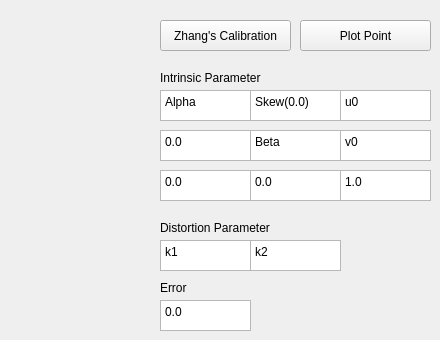
       <widget class="QWidget" name="tab_1">
        <attribute name="title">
         <string>Mono Calibration</string>
        </attribute>
        <widget class="QPushButton" name="zhang">
         <property name="geometry">
          <rect>
           <x>160</x>
           <y>20</y>
           <width>131</width>
           <height>31</height>
          </rect>
         </property>
         <property name="text">
          <string>Zhang's Calibration</string>
         </property>
        </widget>
        <widget class="QPushButton" name="plot_point">
         <property name="geometry">
          <rect>
           <x>300</x>
           <y>20</y>
           <width>131</width>
           <height>31</height>
          </rect>
         </property>
         <property name="text">
          <string>Plot Point</string>
         </property>
        </widget>
        <widget class="QLabel" name="label">
         <property name="geometry">
          <rect>
           <x>160</x>
           <y>70</y>
           <width>111</width>
           <height>16</height>
          </rect>
         </property>
         <property name="text">
          <string>Intrinsic Parameter</string>
         </property>
        </widget>
        <widget class="QTextEdit" name="textAlpha">
         <property name="geometry">
          <rect>
           <x>160</x>
           <y>90</y>
           <width>91</width>
           <height>31</height>
          </rect>
         </property>
         <property name="html">
          <string>&lt;!DOCTYPE HTML PUBLIC &quot;-//W3C//DTD HTML 4.0//EN&quot; &quot;http://www.w3.org/TR/REC-html40/strict.dtd&quot;&gt;
&lt;html&gt;&lt;head&gt;&lt;meta name=&quot;qrichtext&quot; content=&quot;1&quot; /&gt;&lt;meta charset=&quot;utf-8&quot; /&gt;&lt;style type=&quot;text/css&quot;&gt;
p, li { white-space: pre-wrap; }
hr { height: 1px; border-width: 0; }
li.unchecked::marker { content: &quot;\2610&quot;; }
li.checked::marker { content: &quot;\2612&quot;; }
&lt;/style&gt;&lt;/head&gt;&lt;body style=&quot; font-family:'맑은 고딕'; font-size:9pt; font-weight:400; font-style:normal;&quot;&gt;
&lt;p style=&quot; margin-top:0px; margin-bottom:0px; margin-left:0px; margin-right:0px; -qt-block-indent:0; text-indent:0px;&quot;&gt;Alpha&lt;/p&gt;&lt;/body&gt;&lt;/html&gt;</string>
         </property>
        </widget>
        <widget class="QTextEdit" name="textSkew">
         <property name="geometry">
          <rect>
           <x>250</x>
           <y>90</y>
           <width>91</width>
           <height>31</height>
          </rect>
         </property>
         <property name="html">
          <string>&lt;!DOCTYPE HTML PUBLIC &quot;-//W3C//DTD HTML 4.0//EN&quot; &quot;http://www.w3.org/TR/REC-html40/strict.dtd&quot;&gt;
&lt;html&gt;&lt;head&gt;&lt;meta name=&quot;qrichtext&quot; content=&quot;1&quot; /&gt;&lt;meta charset=&quot;utf-8&quot; /&gt;&lt;style type=&quot;text/css&quot;&gt;
p, li { white-space: pre-wrap; }
hr { height: 1px; border-width: 0; }
li.unchecked::marker { content: &quot;\2610&quot;; }
li.checked::marker { content: &quot;\2612&quot;; }
&lt;/style&gt;&lt;/head&gt;&lt;body style=&quot; font-family:'맑은 고딕'; font-size:9pt; font-weight:400; font-style:normal;&quot;&gt;
&lt;p style=&quot; margin-top:0px; margin-bottom:0px; margin-left:0px; margin-right:0px; -qt-block-indent:0; text-indent:0px;&quot;&gt;Skew(0.0)&lt;/p&gt;&lt;/body&gt;&lt;/html&gt;</string>
         </property>
        </widget>
        <widget class="QTextEdit" name="textU0">
         <property name="geometry">
          <rect>
           <x>340</x>
           <y>90</y>
           <width>91</width>
           <height>31</height>
          </rect>
         </property>
         <property name="html">
          <string>&lt;!DOCTYPE HTML PUBLIC &quot;-//W3C//DTD HTML 4.0//EN&quot; &quot;http://www.w3.org/TR/REC-html40/strict.dtd&quot;&gt;
&lt;html&gt;&lt;head&gt;&lt;meta name=&quot;qrichtext&quot; content=&quot;1&quot; /&gt;&lt;meta charset=&quot;utf-8&quot; /&gt;&lt;style type=&quot;text/css&quot;&gt;
p, li { white-space: pre-wrap; }
hr { height: 1px; border-width: 0; }
li.unchecked::marker { content: &quot;\2610&quot;; }
li.checked::marker { content: &quot;\2612&quot;; }
&lt;/style&gt;&lt;/head&gt;&lt;body style=&quot; font-family:'맑은 고딕'; font-size:9pt; font-weight:400; font-style:normal;&quot;&gt;
&lt;p style=&quot; margin-top:0px; margin-bottom:0px; margin-left:0px; margin-right:0px; -qt-block-indent:0; text-indent:0px;&quot;&gt;u0&lt;/p&gt;&lt;/body&gt;&lt;/html&gt;</string>
         </property>
        </widget>
        <widget class="QTextEdit" name="textZero_1">
         <property name="geometry">
          <rect>
           <x>160</x>
           <y>130</y>
           <width>91</width>
           <height>31</height>
          </rect>
         </property>
         <property name="html">
          <string>&lt;!DOCTYPE HTML PUBLIC &quot;-//W3C//DTD HTML 4.0//EN&quot; &quot;http://www.w3.org/TR/REC-html40/strict.dtd&quot;&gt;
&lt;html&gt;&lt;head&gt;&lt;meta name=&quot;qrichtext&quot; content=&quot;1&quot; /&gt;&lt;meta charset=&quot;utf-8&quot; /&gt;&lt;style type=&quot;text/css&quot;&gt;
p, li { white-space: pre-wrap; }
hr { height: 1px; border-width: 0; }
li.unchecked::marker { content: &quot;\2610&quot;; }
li.checked::marker { content: &quot;\2612&quot;; }
&lt;/style&gt;&lt;/head&gt;&lt;body style=&quot; font-family:'맑은 고딕'; font-size:9pt; font-weight:400; font-style:normal;&quot;&gt;
&lt;p style=&quot; margin-top:0px; margin-bottom:0px; margin-left:0px; margin-right:0px; -qt-block-indent:0; text-indent:0px;&quot;&gt;0.0&lt;/p&gt;&lt;/body&gt;&lt;/html&gt;</string>
         </property>
        </widget>
        <widget class="QTextEdit" name="textBeta">
         <property name="geometry">
          <rect>
           <x>250</x>
           <y>130</y>
           <width>91</width>
           <height>31</height>
          </rect>
         </property>
         <property name="html">
          <string>&lt;!DOCTYPE HTML PUBLIC &quot;-//W3C//DTD HTML 4.0//EN&quot; &quot;http://www.w3.org/TR/REC-html40/strict.dtd&quot;&gt;
&lt;html&gt;&lt;head&gt;&lt;meta name=&quot;qrichtext&quot; content=&quot;1&quot; /&gt;&lt;meta charset=&quot;utf-8&quot; /&gt;&lt;style type=&quot;text/css&quot;&gt;
p, li { white-space: pre-wrap; }
hr { height: 1px; border-width: 0; }
li.unchecked::marker { content: &quot;\2610&quot;; }
li.checked::marker { content: &quot;\2612&quot;; }
&lt;/style&gt;&lt;/head&gt;&lt;body style=&quot; font-family:'맑은 고딕'; font-size:9pt; font-weight:400; font-style:normal;&quot;&gt;
&lt;p style=&quot; margin-top:0px; margin-bottom:0px; margin-left:0px; margin-right:0px; -qt-block-indent:0; text-indent:0px;&quot;&gt;Beta&lt;/p&gt;&lt;/body&gt;&lt;/html&gt;</string>
         </property>
        </widget>
        <widget class="QTextEdit" name="textV0">
         <property name="geometry">
          <rect>
           <x>340</x>
           <y>130</y>
           <width>91</width>
           <height>31</height>
          </rect>
         </property>
         <property name="html">
          <string>&lt;!DOCTYPE HTML PUBLIC &quot;-//W3C//DTD HTML 4.0//EN&quot; &quot;http://www.w3.org/TR/REC-html40/strict.dtd&quot;&gt;
&lt;html&gt;&lt;head&gt;&lt;meta name=&quot;qrichtext&quot; content=&quot;1&quot; /&gt;&lt;meta charset=&quot;utf-8&quot; /&gt;&lt;style type=&quot;text/css&quot;&gt;
p, li { white-space: pre-wrap; }
hr { height: 1px; border-width: 0; }
li.unchecked::marker { content: &quot;\2610&quot;; }
li.checked::marker { content: &quot;\2612&quot;; }
&lt;/style&gt;&lt;/head&gt;&lt;body style=&quot; font-family:'맑은 고딕'; font-size:9pt; font-weight:400; font-style:normal;&quot;&gt;
&lt;p style=&quot; margin-top:0px; margin-bottom:0px; margin-left:0px; margin-right:0px; -qt-block-indent:0; text-indent:0px;&quot;&gt;v0&lt;/p&gt;&lt;/body&gt;&lt;/html&gt;</string>
         </property>
        </widget>
        <widget class="QTextEdit" name="textZero_2">
         <property name="geometry">
          <rect>
           <x>160</x>
           <y>170</y>
           <width>91</width>
           <height>31</height>
          </rect>
         </property>
         <property name="html">
          <string>&lt;!DOCTYPE HTML PUBLIC &quot;-//W3C//DTD HTML 4.0//EN&quot; &quot;http://www.w3.org/TR/REC-html40/strict.dtd&quot;&gt;
&lt;html&gt;&lt;head&gt;&lt;meta name=&quot;qrichtext&quot; content=&quot;1&quot; /&gt;&lt;meta charset=&quot;utf-8&quot; /&gt;&lt;style type=&quot;text/css&quot;&gt;
p, li { white-space: pre-wrap; }
hr { height: 1px; border-width: 0; }
li.unchecked::marker { content: &quot;\2610&quot;; }
li.checked::marker { content: &quot;\2612&quot;; }
&lt;/style&gt;&lt;/head&gt;&lt;body style=&quot; font-family:'맑은 고딕'; font-size:9pt; font-weight:400; font-style:normal;&quot;&gt;
&lt;p style=&quot; margin-top:0px; margin-bottom:0px; margin-left:0px; margin-right:0px; -qt-block-indent:0; text-indent:0px;&quot;&gt;0.0&lt;/p&gt;&lt;/body&gt;&lt;/html&gt;</string>
         </property>
        </widget>
        <widget class="QTextEdit" name="textZero_3">
         <property name="geometry">
          <rect>
           <x>250</x>
           <y>170</y>
           <width>91</width>
           <height>31</height>
          </rect>
         </property>
         <property name="html">
          <string>&lt;!DOCTYPE HTML PUBLIC &quot;-//W3C//DTD HTML 4.0//EN&quot; &quot;http://www.w3.org/TR/REC-html40/strict.dtd&quot;&gt;
&lt;html&gt;&lt;head&gt;&lt;meta name=&quot;qrichtext&quot; content=&quot;1&quot; /&gt;&lt;meta charset=&quot;utf-8&quot; /&gt;&lt;style type=&quot;text/css&quot;&gt;
p, li { white-space: pre-wrap; }
hr { height: 1px; border-width: 0; }
li.unchecked::marker { content: &quot;\2610&quot;; }
li.checked::marker { content: &quot;\2612&quot;; }
&lt;/style&gt;&lt;/head&gt;&lt;body style=&quot; font-family:'맑은 고딕'; font-size:9pt; font-weight:400; font-style:normal;&quot;&gt;
&lt;p style=&quot; margin-top:0px; margin-bottom:0px; margin-left:0px; margin-right:0px; -qt-block-indent:0; text-indent:0px;&quot;&gt;0.0&lt;/p&gt;&lt;/body&gt;&lt;/html&gt;</string>
         </property>
        </widget>
        <widget class="QTextEdit" name="textScale">
         <property name="geometry">
          <rect>
           <x>340</x>
           <y>170</y>
           <width>91</width>
           <height>31</height>
          </rect>
         </property>
         <property name="html">
          <string>&lt;!DOCTYPE HTML PUBLIC &quot;-//W3C//DTD HTML 4.0//EN&quot; &quot;http://www.w3.org/TR/REC-html40/strict.dtd&quot;&gt;
&lt;html&gt;&lt;head&gt;&lt;meta name=&quot;qrichtext&quot; content=&quot;1&quot; /&gt;&lt;meta charset=&quot;utf-8&quot; /&gt;&lt;style type=&quot;text/css&quot;&gt;
p, li { white-space: pre-wrap; }
hr { height: 1px; border-width: 0; }
li.unchecked::marker { content: &quot;\2610&quot;; }
li.checked::marker { content: &quot;\2612&quot;; }
&lt;/style&gt;&lt;/head&gt;&lt;body style=&quot; font-family:'맑은 고딕'; font-size:9pt; font-weight:400; font-style:normal;&quot;&gt;
&lt;p style=&quot; margin-top:0px; margin-bottom:0px; margin-left:0px; margin-right:0px; -qt-block-indent:0; text-indent:0px;&quot;&gt;1.0&lt;/p&gt;&lt;/body&gt;&lt;/html&gt;</string>
         </property>
        </widget>
        <widget class="QLabel" name="label_2">
         <property name="geometry">
          <rect>
           <x>160</x>
           <y>220</y>
           <width>121</width>
           <height>16</height>
          </rect>
         </property>
         <property name="text">
          <string>Distortion Parameter</string>
         </property>
        </widget>
        <widget class="QTextEdit" name="textK1">
         <property name="geometry">
          <rect>
           <x>160</x>
           <y>240</y>
           <width>91</width>
           <height>31</height>
          </rect>
         </property>
         <property name="html">
          <string>&lt;!DOCTYPE HTML PUBLIC &quot;-//W3C//DTD HTML 4.0//EN&quot; &quot;http://www.w3.org/TR/REC-html40/strict.dtd&quot;&gt;
&lt;html&gt;&lt;head&gt;&lt;meta name=&quot;qrichtext&quot; content=&quot;1&quot; /&gt;&lt;meta charset=&quot;utf-8&quot; /&gt;&lt;style type=&quot;text/css&quot;&gt;
p, li { white-space: pre-wrap; }
hr { height: 1px; border-width: 0; }
li.unchecked::marker { content: &quot;\2610&quot;; }
li.checked::marker { content: &quot;\2612&quot;; }
&lt;/style&gt;&lt;/head&gt;&lt;body style=&quot; font-family:'맑은 고딕'; font-size:9pt; font-weight:400; font-style:normal;&quot;&gt;
&lt;p style=&quot; margin-top:0px; margin-bottom:0px; margin-left:0px; margin-right:0px; -qt-block-indent:0; text-indent:0px;&quot;&gt;k1&lt;/p&gt;&lt;/body&gt;&lt;/html&gt;</string>
         </property>
        </widget>
        <widget class="QTextEdit" name="textK2">
         <property name="geometry">
          <rect>
           <x>250</x>
           <y>240</y>
           <width>91</width>
           <height>31</height>
          </rect>
         </property>
         <property name="html">
          <string>&lt;!DOCTYPE HTML PUBLIC &quot;-//W3C//DTD HTML 4.0//EN&quot; &quot;http://www.w3.org/TR/REC-html40/strict.dtd&quot;&gt;
&lt;html&gt;&lt;head&gt;&lt;meta name=&quot;qrichtext&quot; content=&quot;1&quot; /&gt;&lt;meta charset=&quot;utf-8&quot; /&gt;&lt;style type=&quot;text/css&quot;&gt;
p, li { white-space: pre-wrap; }
hr { height: 1px; border-width: 0; }
li.unchecked::marker { content: &quot;\2610&quot;; }
li.checked::marker { content: &quot;\2612&quot;; }
&lt;/style&gt;&lt;/head&gt;&lt;body style=&quot; font-family:'맑은 고딕'; font-size:9pt; font-weight:400; font-style:normal;&quot;&gt;
&lt;p style=&quot; margin-top:0px; margin-bottom:0px; margin-left:0px; margin-right:0px; -qt-block-indent:0; text-indent:0px;&quot;&gt;k2&lt;/p&gt;&lt;/body&gt;&lt;/html&gt;</string>
         </property>
        </widget>
        <widget class="QTextEdit" name="textError">
         <property name="geometry">
          <rect>
           <x>160</x>
           <y>300</y>
           <width>91</width>
           <height>31</height>
          </rect>
         </property>
         <property name="html">
          <string>&lt;!DOCTYPE HTML PUBLIC &quot;-//W3C//DTD HTML 4.0//EN&quot; &quot;http://www.w3.org/TR/REC-html40/strict.dtd&quot;&gt;
&lt;html&gt;&lt;head&gt;&lt;meta name=&quot;qrichtext&quot; content=&quot;1&quot; /&gt;&lt;meta charset=&quot;utf-8&quot; /&gt;&lt;style type=&quot;text/css&quot;&gt;
p, li { white-space: pre-wrap; }
hr { height: 1px; border-width: 0; }
li.unchecked::marker { content: &quot;\2610&quot;; }
li.checked::marker { content: &quot;\2612&quot;; }
&lt;/style&gt;&lt;/head&gt;&lt;body style=&quot; font-family:'맑은 고딕'; font-size:9pt; font-weight:400; font-style:normal;&quot;&gt;
&lt;p style=&quot; margin-top:0px; margin-bottom:0px; margin-left:0px; margin-right:0px; -qt-block-indent:0; text-indent:0px;&quot;&gt;0.0&lt;/p&gt;&lt;/body&gt;&lt;/html&gt;</string>
         </property>
        </widget>
        <widget class="QLabel" name="label_3">
         <property name="geometry">
          <rect>
           <x>160</x>
           <y>280</y>
           <width>121</width>
           <height>16</height>
          </rect>
         </property>
         <property name="text">
          <string>Error</string>
         </property>
        </widget>
       </widget>
